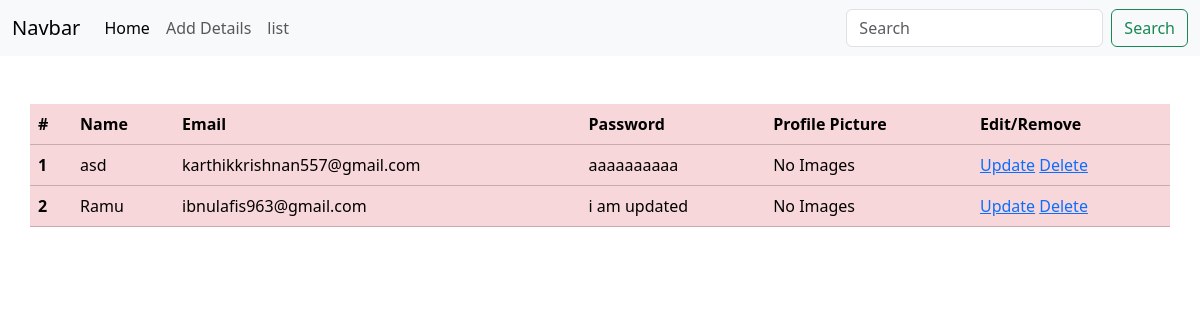
/views/, run on an earlier commit of the app's database.
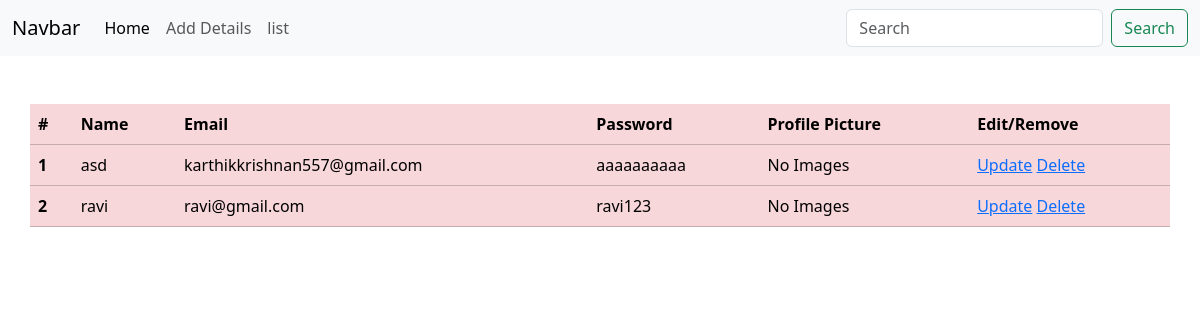
And on a later commit of the database.
### home/models.py (models this page shows, shortened)
class Login(models.Model):
    name=models.CharField(max_length=20)
    email=models.EmailField(primary_key=True)
    password=models.CharField(max_length=20)
    profile_pic=models.ImageField(upload_to='uploads',null="No images")

### home/views.py (the view)
# urls.py: path('views/',view,name='views'),
def view(request):
    query = Login.objects.all()
    return render(request, 'view.html', {"query": query})

### home/templates/view.html
{% extends 'base.html' %}
{% block content %}
  <table class="table container mt-5 table-danger">
    <thead>
      <tr>
        <th scope="col">#</th>
        <th scope="col">Name</th>
        <th scope="col">Email</th>
        <th scope="col">Password</th>
        <th scope="col">Profile Picture</th>
        <th>Edit/Remove</th>
      </tr>
    </thead>
    <tbody>
      {% for val in query %}
        <tr>
          <th scope="row">{{ forloop.counter }}</th>
          <td>{{ val.name }}</td>
          <td>{{ val.email }}</td>
          <td>{{ val.password }}</td>
          {% if val.profile_pic %}
            <td>
              <img src="{{ val.profile_pic.url}}" alt=""  width="150px" height="150px" style="background-repeat: no-repeat;object-fit: cover;"/>
            </td>
          {% else %}
            <td>No Images</td>
          {% endif %}
          <td>
            <a href="{% url 'update' val.email %}">Update</a>
            <a href="{% url 'delete' val.email %}">Delete</a>
          </td>
        </tr>
      {% endfor %}
    </tbody>
  </table>
{% endblock %}

### home/templates/base.html (shortened to what this page needs)
<!doctype html>
<html lang="en">
  <head>
    <link href="https://cdn.jsdelivr.net/npm/bootstrap@5.3.2/dist/css/bootstrap.min.css" rel="stylesheet">
  </head>
  <body>
    <nav class="navbar navbar-expand-lg bg-body-tertiary">
        <div class="container-fluid">
          <a class="navbar-brand" href="#">Navbar</a>
          <div class="collapse navbar-collapse" id="navbarSupportedContent">
            <ul class="navbar-nav me-auto mb-2 mb-lg-0">
              <li class="nav-item">
                <a class="nav-link active" aria-current="page" href="{% url "index" %}">Home</a>
              </li>
              <li class="nav-item">
                <a class="nav-link" href="{% url "forms" %}">Add Details</a>
              </li>
              <li class="nav-item">
                <a class="nav-link " href="{% url "views" %}">list</a>
              </li>
            </ul>
            <form class="d-flex" role="search">
              <input class="form-control me-2" type="search" placeholder="Search" aria-label="Search">
              <button class="btn btn-outline-success" type="submit">Search</button>
            </form>
          </div>
        </div>
      </nav>
      {% block content %}
      {% endblock content %}
  </body>
</html>

What changed in the data, as far as the page shows it:
removed Login: name "Ramu", email "ibnulafis963@gmail.com", password "i am updated", shows "No Images"
added Login: name "ravi", email "ravi@gmail.com", password "ravi123", shows "No Images"
